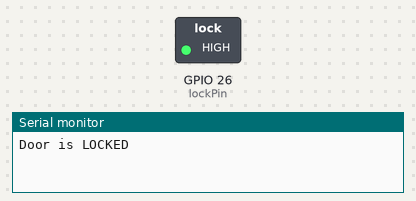
A sketch run on a simulated ESP32. On the bench: switched loads named in the sketch (green lamp = pin HIGH), the last lines printed to the serial monitor.

Above: at 2.5 s.
At 7.5 s:
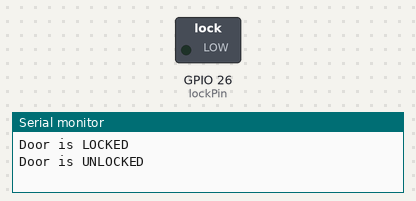
Timing chart, 0 to 13.0 s (numbered marks = the images above):
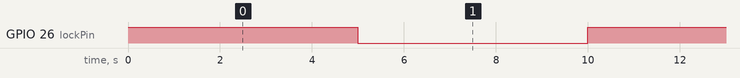

Measured:
- by itself, GPIO 26 (lockPin): alternates HIGH for 5.0 s and LOW for 5.0 s

The sketch:

HCSR04.ino
```cpp
const int lockPin = 26; // GPIO pin connected to the LED
bool isLocked = true;


void setup() {
  Serial.begin(115200); // Initialize Serial Monitor for debugging
  pinMode(lockPin, OUTPUT); // Set the pin as an output
  lockDoor(); // Start with the door locked
}

void loop() {
  // Simulate locking and unlocking with a delay (for testing)
  delay(5000); // Wait 5 seconds
  toggleLock();
  delay(5000); // Wait 5 seconds
  toggleLock();
}

void lockDoor() {
  digitalWrite(lockPin, HIGH); // Turn LED on
  isLocked = true;
  Serial.println("Door is LOCKED");
}

void unlockDoor() {
  digitalWrite(lockPin, LOW); // Turn LED off
  isLocked = false;
  Serial.println("Door is UNLOCKED");
}

void toggleLock() {
  if (isLocked) {
    unlockDoor();
  } else {
    lockDoor();
  }
}
```
